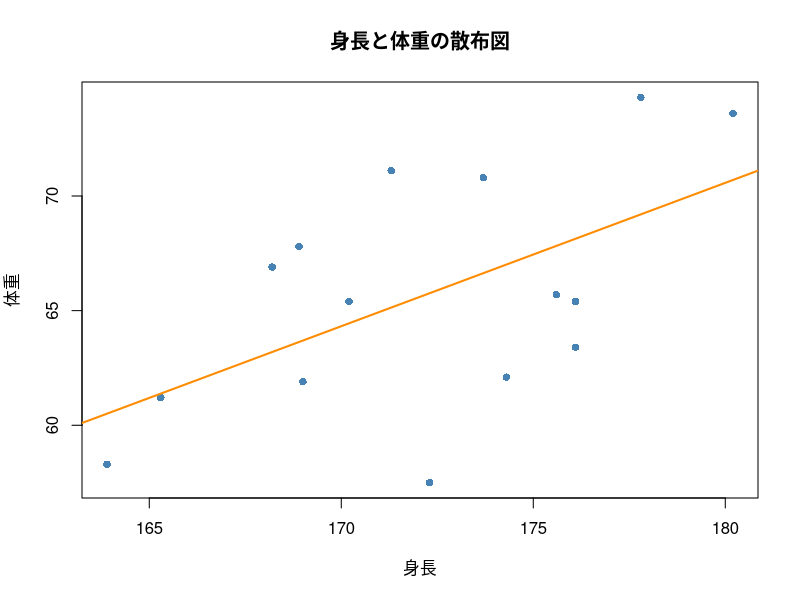

Reproduce this figure in R.
# データの準備
x <- c(176.1, 172.3, 165.3, 168.9, 177.8, 180.2, 173.7, 163.9, 170.2, 174.3, 169, 176.1, 171.3, 175.6, 168.2)
y <- c(65.4, 57.5, 61.2, 67.8, 74.3, 73.6, 70.8, 58.3, 65.4, 62.1, 61.9, 63.4, 71.1, 65.7, 66.9)

# グラフの作成
plot(x, y, pch = 16, col = "steelblue", xlab = "身長", ylab = "体重", main = "身長と体重の散布図")

# 回帰直線の追加
fit <- lm(y ~ x)
abline(fit, col = "darkorange", lwd = 2)
# 回帰直線の切片と傾きの取得
intercept <- coef(fit)[1]
slope <- coef(fit)[2]

# 切片と傾きの表示
cat("切片:", intercept, "\n")
cat("傾き:", slope, "\n")
# 回帰直線の要約表示
summary(fit)
